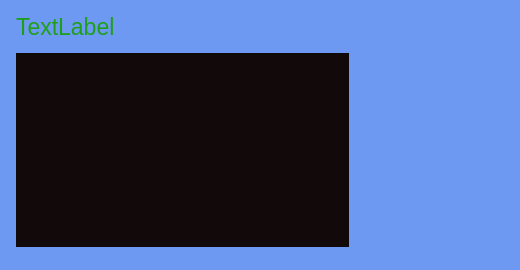
<?xml version="1.0" encoding="UTF-8"?>
<ui version="4.0">
 <class>HpCpuMem</class>
 <widget class="QWidget" name="HpCpuMem">
  <property name="geometry">
   <rect>
    <x>0</x>
    <y>0</y>
    <width>520</width>
    <height>270</height>
   </rect>
  </property>
  <property name="font">
   <font>
    <pointsize>15</pointsize>
   </font>
  </property>
  <property name="windowTitle">
   <string>Form</string>
  </property>
  <property name="styleSheet">
   <string notr="true">background-color: rgb(110, 153, 243);</string>
  </property>
  <widget class="QLabel" name="label">
   <property name="geometry">
    <rect>
     <x>16</x>
     <y>9</y>
     <width>333</width>
     <height>35</height>
    </rect>
   </property>
   <property name="font">
    <font>
     <pointsize>17</pointsize>
    </font>
   </property>
   <property name="styleSheet">
    <string notr="true">color: rgb(30, 159, 25);</string>
   </property>
   <property name="text">
    <string>TextLabel</string>
   </property>
  </widget>
  <widget class="Hp_CpuDrawWidget" name="widget" native="true">
   <property name="geometry">
    <rect>
     <x>16</x>
     <y>53</y>
     <width>333</width>
     <height>194</height>
    </rect>
   </property>
   <property name="font">
    <font>
     <pointsize>15</pointsize>
    </font>
   </property>
   <property name="autoFillBackground">
    <bool>false</bool>
   </property>
   <property name="styleSheet">
    <string notr="true">background-color: rgb(18, 10, 10);
border-color: rgb(203, 61, 61);</string>
   </property>
  </widget>
 </widget>
 <customwidgets>
  <customwidget>
   <class>Hp_CpuDrawWidget</class>
   <extends>QWidget</extends>
   <header>hp_cpudrawwidget.h</header>
   <container>1</container>
  </customwidget>
 </customwidgets>
 <resources/>
 <connections/>
</ui>
